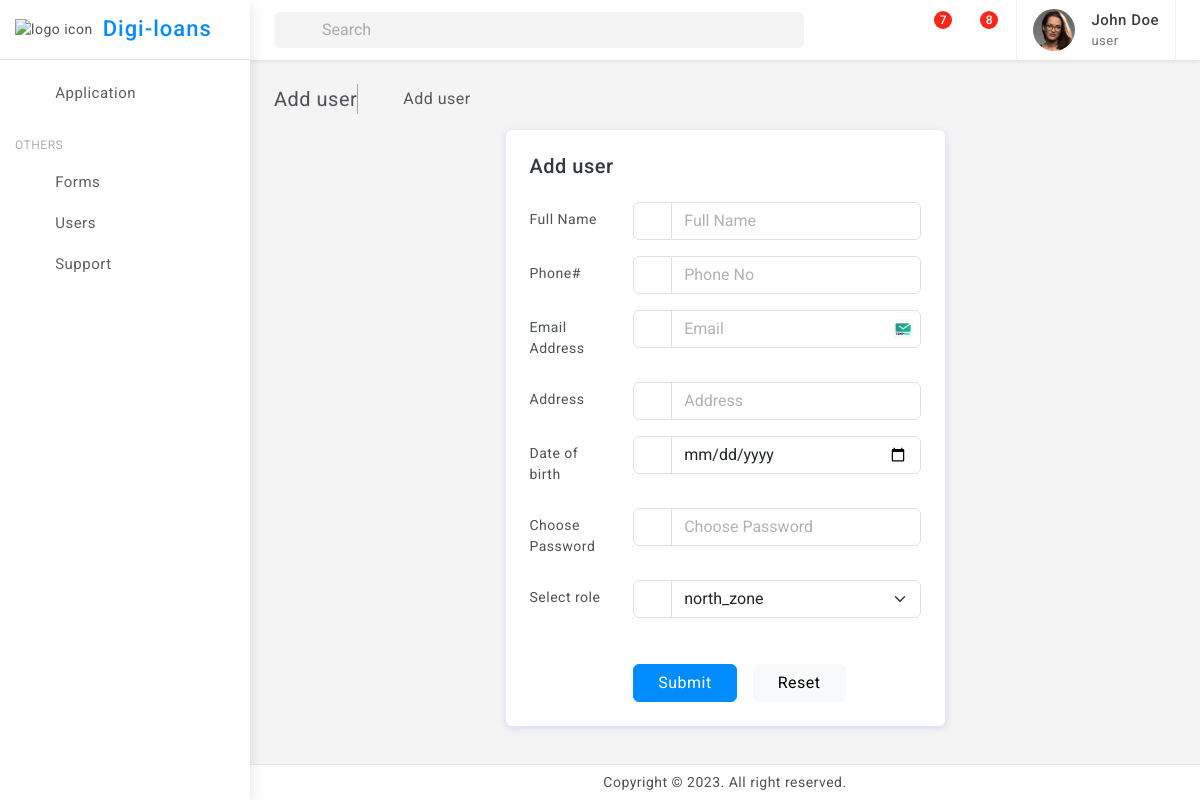
The app's page /adduser (signed in), older data.
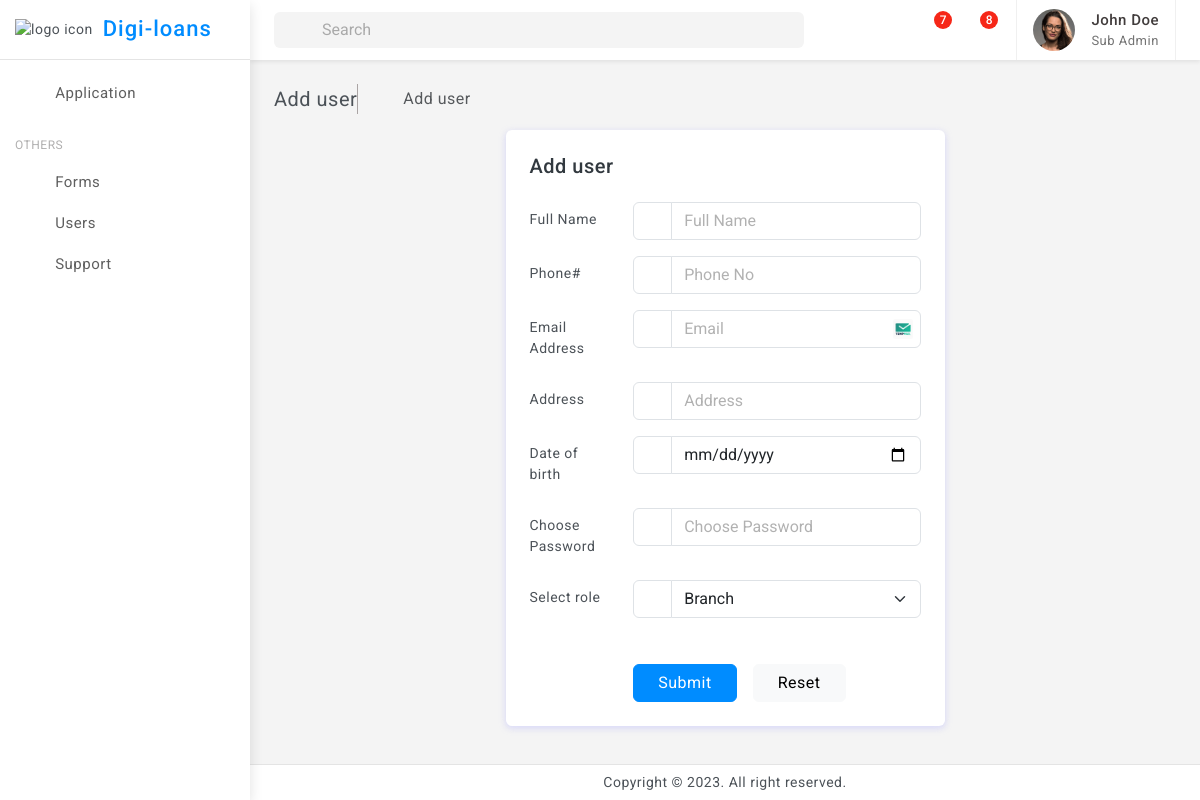
The same page, newer data.
### tables this page shows
CREATE TABLE Roles (
                role_id INTEGER PRIMARY KEY,
                role_name TEXT NOT NULL,
                created_time TIMESTAMP DEFAULT CURRENT_TIMESTAMP,
                updated_time TIMESTAMP DEFAULT CURRENT_TIMESTAMP
            );

### flask_app.py (the view)
@app.route('/adduser',methods=['GET', 'POST'])
def adduser():
    if not ( 'logged_in' in session and session['logged_in']):
        return redirect(url_for('login'))
    roles = get_roles()
    roles = roles[session["role"][0]:6]
    if request.method == 'POST':
        full_name = request.form.get('full_name')
        phone_number = request.form.get('phone_num')
        email_address = request.form.get('email_address')
        address = request.form.get('address')
        password = request.form.get('password')
        role = request.form.get('chose_role')
        date_of_birth=request.form.get('date_of_birth')
        password_has= generate_password_hash(password, method='sha256')
        msg=signup_user(full_name=full_name,email=email_address,password=password_has,role_id=role,date_of_birth=date_of_birth,address=address,phone_number=phone_number)
        return render_template("add_user.html", roles=roles,error=msg)
    else:
        return render_template("add_user.html", roles=roles,)

### databse/db_service.py (called while the page is built)
def connect_db():
    return sqlite3.connect('databse/digi_loans.db')

def get_roles():
    conn = connect_db()
    cursor = conn.cursor()
    try:
        cursor.execute('SELECT * FROM Roles',)
        roles = cursor.fetchall()
        conn.close()
        return roles
    except sqlite3.Error as e:
        print("Error getting role:", e)
        conn.close()
        return None

### templates/add_user.html (shortened to what the changed rows need)
{% extends 'base.html' %}
{% block content %}
<div class="page-wrapper">
    <div class="page-content">
        <form action="{{ url_for('adduser') }}" method="POST" enctype="multipart/form-data">
        <div class="row">
            <div class="col-xl-6 mx-auto">
                    <div class="card">
                        <div class="card-body p-4">
                                <div class="row mb-3">
                                    <div class="col-sm-9">
                                        <div class="input-group">
                                            <span class="input-group-text"><i class="bx bx-flag"></i></span>
                                            <select class="form-select" id="chose_role" name="chose_role" required>
                                            {%for role in roles %}
                                                <option value="{{role[0]}}">{{role[1]}}</option>
                {% endfor %}
                                              </select>
                                          </div>
                                    </div>
                                </div>
                            </div>
                        </div>
            </div>
        </div>
    </form>
    </div>
</div>
    </div>
{% endblock %}

### templates/base.html (shortened to what the changed rows need)
<!doctype html>
<html lang="en">
<head>
	<link href="{{ url_for('static', filename='assets/plugins/vectormap/jquery-jvectormap-2.0.2.css') }}" rel="stylesheet"/>
	<link href="{{ url_for('static', filename='assets/plugins/simplebar/css/simplebar.css') }}" rel="stylesheet" />
	<link href="{{ url_for('static', filename='assets/plugins/perfect-scrollbar/css/perfect-scrollbar.css') }}" rel="stylesheet" />
	<link href="{{ url_for('static', filename='assets/plugins/metismenu/css/metisMenu.min.css') }}" rel="stylesheet"/>
	<link href="{{ url_for('static', filename='assets/plugins/datatable/css/dataTables.bootstrap5.min.css') }}" rel="stylesheet" />
	<link href="{{ url_for('static', filename='assets/css/pace.min.css') }}" rel="stylesheet"/>
	<link href="{{ url_for('static', filename='assets/css/bootstrap.min.css') }}" rel="stylesheet">
	<link href="{{ url_for('static', filename='assets/css/bootstrap-extended.css') }}" rel="stylesheet">
	<link href="{{ url_for('static', filename='assets/css/app.css') }}" rel="stylesheet">
	<link href="{{ url_for('static', filename='assets/css/icons.css') }}" rel="stylesheet">
	<link rel="stylesheet" href="{{ url_for('static', filename='assets/css/dark-theme.css') }}"/>
	<link rel="stylesheet" href="{{ url_for('static', filename='assets/css/semi-dark.css') }}"/>
	<link rel="stylesheet" href="{{ url_for('static', filename='assets/css/header-colors.css') }}"/>
</head>
<body>
	<div class="wrapper">
		<header>
			<div class="topbar d-flex align-items-center">
				<nav class="navbar navbar-expand gap-3">
					<div class="user-box dropdown px-3">
						<a class="d-flex align-items-center nav-link dropdown-toggle gap-3 dropdown-toggle-nocaret" href="#" role="button" data-bs-toggle="dropdown" aria-expanded="false">
							<div class="user-info">
								<p class="user-name mb-0">{{session['user'][4]}}</p>
								<p class="designattion mb-0">{{session['role'][1]}}</p>
							</div>
						</a>
					</div>
				</nav>
			</div>
		</header>
		{% block content %}{% endblock %}
</body>
</html>

Row changes from the older to the newer data that the page shows:
changed Roles: role_name "user" → "Sub Admin"
Text that changed along with them:
form field chose_role: "north_zone" → "Branch"
